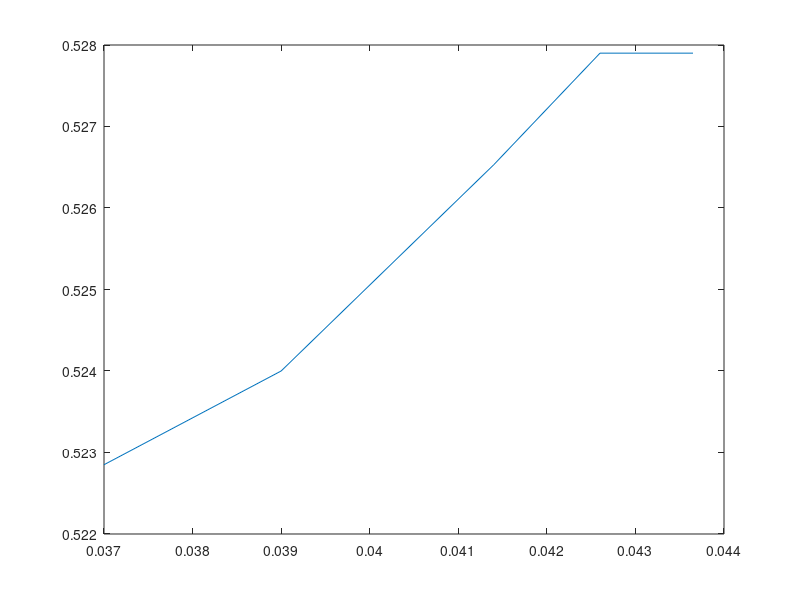

Write the MATLAB code that produced this figure.
clear;
clf;

gamma=[0.01 0.02 0.03 0.04 0.05];
beta=[0.037 0.039 0.0414 0.0426 0.04365];

omega=[0.52285 0.524 0.52653 0.5279 0.5279];

plot(beta,gamma,'ro--');


plot(beta,omega);